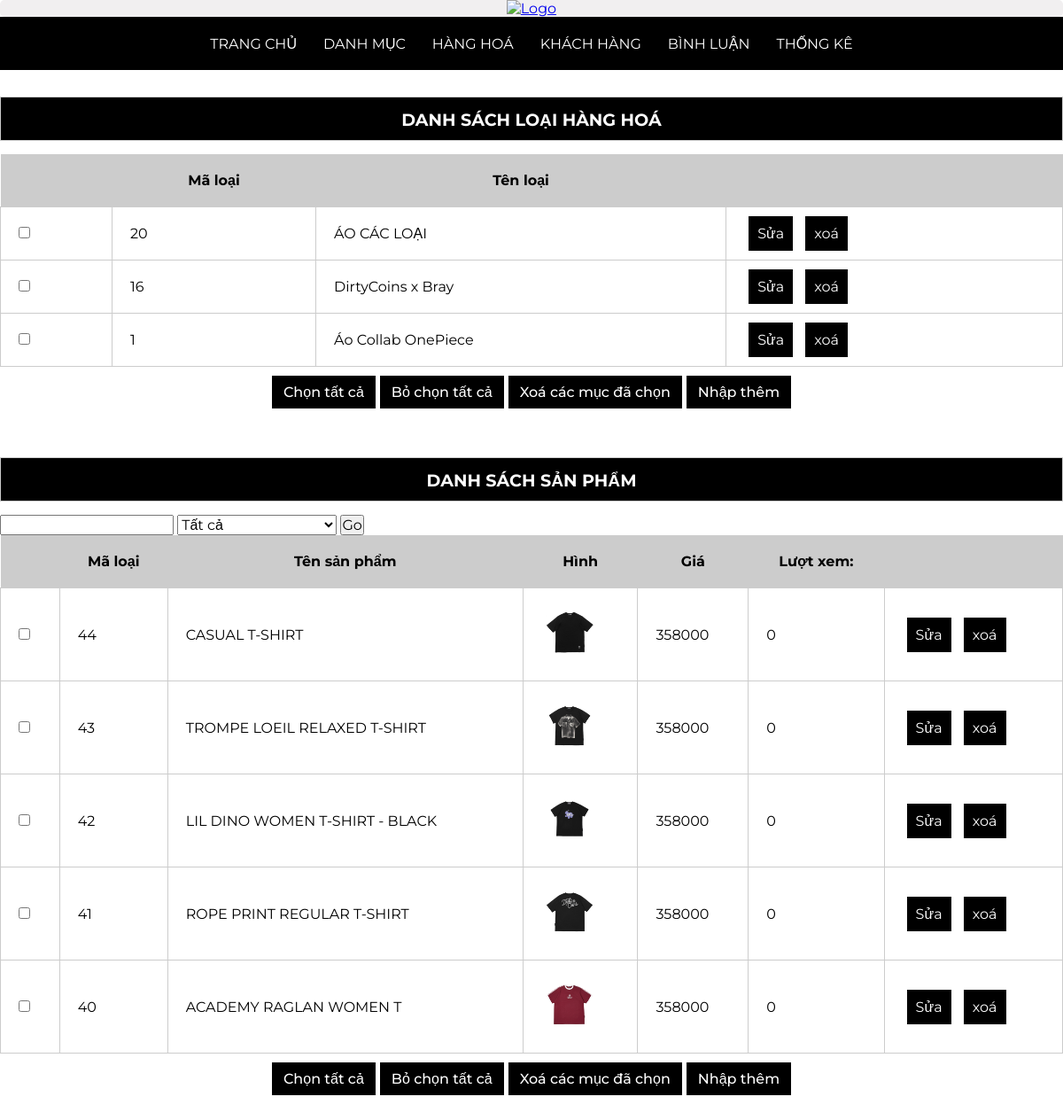
The page /admin/index.php?act=home on the database its author committed.
### tables this page shows
CREATE TABLE `danhmuc` (
  `id` int(11) NOT NULL,
  `name` varchar(255) NOT NULL
);

CREATE TABLE `sanpham` (
  `id` int(11) NOT NULL,
  `name` varchar(255) NOT NULL,
  `price` double NOT NULL DEFAULT 0,
  `img` varchar(255) DEFAULT NULL,
  `mota` text DEFAULT NULL,
  `view` int(11) DEFAULT 0,
  `iddm` int(11) NOT NULL
);

### model/pdo.php (called while the page is built, shortened)
<?php
function pdo_get_connection(){
    $dburl = "mysql:host=localhost;dbname=duanmau;charset=utf8";
    $username = 'root';
    $password = '';
    $conn = new PDO($dburl, $username, $password);
    $conn->setAttribute(PDO::ATTR_ERRMODE, PDO::ERRMODE_EXCEPTION);
    return $conn;
}
function pdo_query($sql){
    $sql_args = array_slice(func_get_args(), 1);
    try{
        $conn = pdo_get_connection();
        $stmt = $conn->prepare($sql);
        $stmt->execute($sql_args);
        $rows = $stmt->fetchAll();
        return $rows;
    }
    catch(PDOException $e){
        throw $e;
    }
    finally{
        unset($conn);
    }
}

### model/danhmuc.php (called while the page is built, shortened)
<?php
    function loadAll_danhmuc() {
        $sql = "select * from danhmuc order by id desc";
        $listdanhmuc = pdo_query($sql);
        return $listdanhmuc;
    }
?>

### model/sanpham.php (called while the page is built, shortened)
<?php
    function loadAll_sanpham_tc($kyw = "",$iddm = 0) {
        $sql = "SELECT * FROM sanpham ORDER BY id DESC LIMIT 5";
        $listsanpham = pdo_query($sql);
        return $listsanpham;
    }
?>

### admin/sanpham/list.php (the view, shortened to what this page needs)
<div class="row ">
            <div class="row frmtitle">
                <H1>Danh Sách Sản phẩm</H1>
            </div>
            <div class="row mb10 frmdsloai">
                <form action="index.php?act=listsp" method="post" enctype="multipart/form-data">
                    <input type="text" name="kyw">
                    <select name="iddm">
                        <option value="0" selected>Tất cả</option>
                    </select>
                    <input type="submit" name ="listok" value="Go">
                </form>
               <table>
                <tr>
                    <th></th>
                    <th>Mã loại</th>
                    <th>Tên sản phẩm</th>
                    <th>Hình</th>
                    <th>Giá</th>
                    <th>Lượt xem:</th>
                    <th></th>
                </tr>
                <?php
                    foreach ($listsanpham as $sanpham) {
                        extract($sanpham);
                        $suasp = "index.php?act=suasp&id=".$id;
                        $xoasp = "index.php?act=xoasp&id=".$id;
                        $hinhpath = "../upload/".$img;
                        if(is_file($hinhpath)) {
                            $hinh ="<img src='".$hinhpath."' height='80'>";
                        }else {
                            $hinh = "No photo";
                        }
                        echo ' <tr>
                                <td><input type="checkbox" name="" id=""></td>
                                <td>'.$id.'</td>
                                <td>'.$name.'</td>
                                <td>'.$hinh.'</td>
                                <td>'.$price.'</td>
                                <td>'.$view.'</td>
                                <td>
                                    <a href="'.$suasp.'"> <input class="btn-act" type="button" value="Sửa"></a>
                                    <a href="'.$xoasp.'"><input class="btn-act" type="button" value="xoá"></a>
                                </td>
                            </tr>';
                    }
                ?>
               </table>
                </div>
                <div class="row mb20 row_form_btn">
                    <input type="button" value="Chọn tất cả">
                    <input type="button" value="Bỏ chọn tất cả">
                    <input type="button" value="Xoá các mục đã chọn">
                    <a href="index.php?act=addsp"><input type="button" value="Nhập thêm"></a>
                </div>
            <div class="row formcontent">
            </div>
        </div>

### admin/danhmuc/list.php (shortened to what this page needs)
<div class="row">
            <div class="row frmtitle">
                <H1>Danh Sách Loại Hàng Hoá</H1>
            </div>
            <div class="row mb10 frmdsloai">
               <table>
                <tr>
                    <th></th>
                    <th>Mã loại</th>
                    <th>Tên loại</th>
                    <th></th>
                </tr>
                <?php
                    foreach ($listdanhmuc as $danhmuc) {
                        extract($danhmuc);
                        $suadm = "index.php?act=suadm&id=".$id;
                        $xoadm = "index.php?act=xoadm&id=".$id;
                        echo ' <tr>
                        <td><input type="checkbox" name="" id=""></td>
                        <td>'.$id.'</td>
                        <td>'.$name.'</td>
                        <td><a  href="'.$suadm.'"> <input class="btn-act" type="button" value="Sửa"></a> <a href="'.$xoadm.'"><input class="btn-act" type="button" value="xoá"></a></td>
                    </tr>';
                    }
                ?>
               </table>
                </div>
                <div class="row mb20 row_form_btn">
                    <input type="button" value="Chọn tất cả">
                    <input type="button" value="Bỏ chọn tất cả">
                    <input type="button" value="Xoá các mục đã chọn">
                    <a href="index.php?act=adddm"><input type="button" value="Nhập thêm"></a>
                </div>
            <div class="row formcontent">
            </div>
        </div>

### view/css/style.css (style rules this page uses)
* { box-sizing: border-box; padding: 0; margin: 0; font-family: 'Montserrat', sans-serif; font-size: 1rem; }
.row { width: 100%; }
.mb10 { margin-bottom: 10px; }
.frmtitle { background-color: #000; border: 1px #ccc solid; height: 50px; padding: 0px 20px; margin: 15px 0; }
.frmtitle h1 { line-height: 50px; font-size: 1.2rem; text-align: center; color: #fff; text-transform: uppercase; }
.formcontent { padding: 20px 0px; }
.frmdsloai table { width: 100%; border-collapse: collapse; }
.frmdsloai table th { padding: 20px; background-color: #CCC; }
.frmdsloai table td { padding: 10px 20px; border: 1px #CCC solid; }
.row_form_btn { display: flex !important; flex-direction: row; gap: 5px; justify-content: center; align-items: center; }
.row_form_btn input { border: #0096FF solid 1px !important; border-radius: 0 !important; padding: 8px 12px !important; color: white !important; background-color: #0096FF !important; font-weight: 500; }
input.btn-act { padding: 10px; border: none; outline: none; background-color: black; color: white; margin: 0 5px; cursor: pointer; }
.row_form_btn input { border: #000 solid 1px !important; border-radius: 0 !important; padding: 8px 12px !important; color: white !important; background-color: #000 !important; font-weight: 500; cursor: pointer; }

### rows shown on the page
danhmuc: id "20", name "ÁO CÁC LOẠI"
danhmuc: id "16", name "DirtyCoins x Bray"
danhmuc: id "1", name "Áo Collab OnePiece"
sanpham: id "44", name "CASUAL T-SHIRT", img (picture), price "358000", view "0"
sanpham: id "43", name "TROMPE LOEIL RELAXED T-SHIRT", img (picture), price "358000", view "0"
sanpham: id "42", name "LIL DINO WOMEN T-SHIRT - BLACK", img (picture), price "358000", view "0"
sanpham: id "41", name "ROPE PRINT REGULAR T-SHIRT", img (picture), price "358000", view "0"
sanpham: id "40", name "ACADEMY RAGLAN WOMEN T", img (picture), price "358000", view "0"
